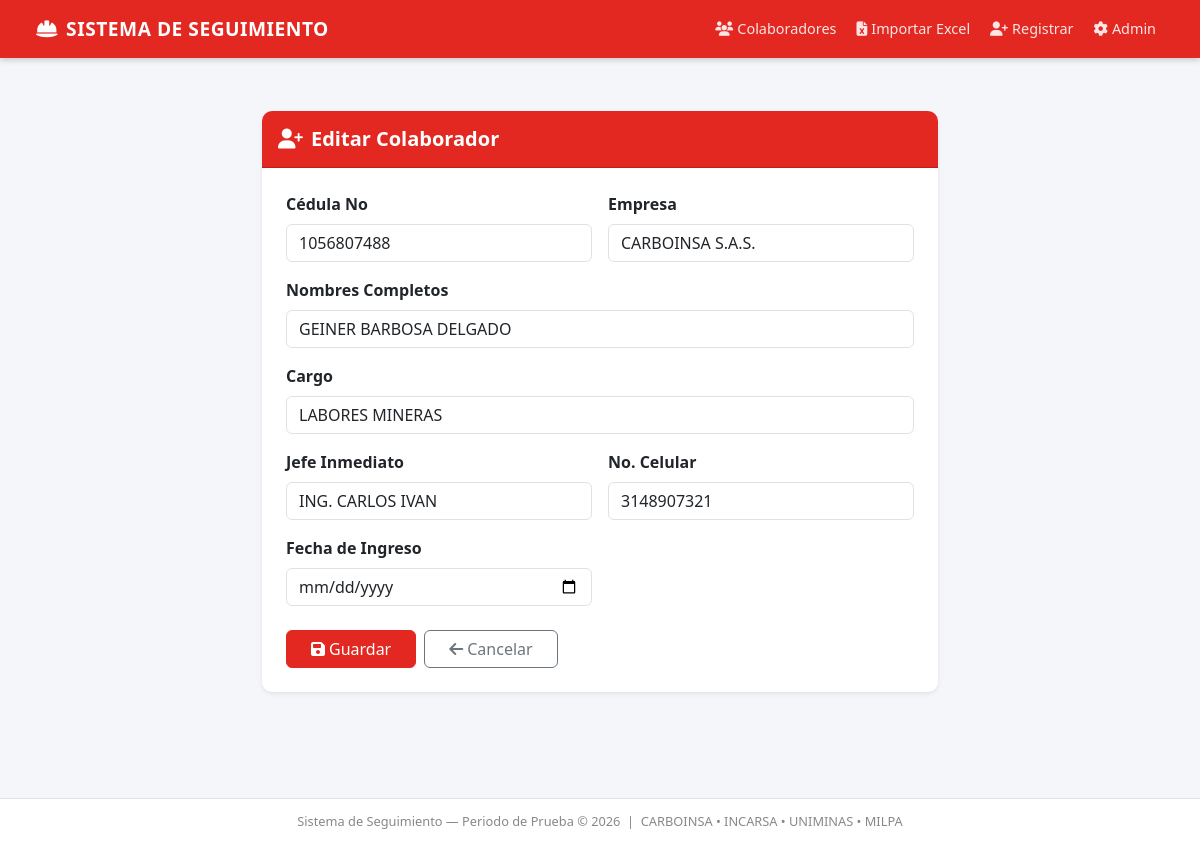
The app's page /periodo-prueba/editar/2/ with its own data.
### _periodo_de_prueba/models.py (models this page shows, shortened)
class Colaborador(models.Model):
    cedula = models.CharField(max_length=20, unique=True, verbose_name='Cédula No')
    nombres = models.CharField(max_length=200, verbose_name='Nombres')
    cargo = models.CharField(max_length=200, verbose_name='Cargo')
    jefe_inmediato = models.CharField(max_length=200, verbose_name='Jefe Inmediato')
    empresa = models.CharField(max_length=20, choices=EMPRESA_CHOICES, verbose_name='Empresa')
    celular = models.CharField(max_length=20, verbose_name='No Celular')
    fecha_ingreso = models.DateField(verbose_name='Fecha de Ingreso')
    alerta_30_enviada = models.BooleanField(default=False, verbose_name='Alerta 30 días enviada')
    alerta_50_enviada = models.BooleanField(default=False, verbose_name='Alerta 50 días enviada')
    evaluacion_30_completada = models.BooleanField(default=False, verbose_name='Evaluación 30 días completada')
    evaluacion_50_completada = models.BooleanField(default=False, verbose_name='Evaluación 50 días completada')
    created_at = models.DateTimeField(auto_now_add=True)
    class Meta:
        verbose_name = 'Colaborador'
        verbose_name_plural = 'Colaboradores'
        ordering = ['fecha_ingreso', 'nombres']

### _periodo_de_prueba/views.py (the view)
# urls.py: path('editar/<int:pk>/', views.editar_colaborador, name='editar'),
def editar_colaborador(request, pk):
    colaborador = get_object_or_404(Colaborador, pk=pk)
    if request.method == 'POST':
        form = ColaboradorForm(request.POST, instance=colaborador)
        if form.is_valid():
            form.save()
            messages.success(request, 'Colaborador actualizado.')
            return redirect('periodo:lista')
    else:
        form = ColaboradorForm(instance=colaborador)
    return render(request, '_periodo_de_prueba/form.html', {'form': form, 'titulo': 'Editar Colaborador'})

### _periodo_de_prueba/forms.py
class ColaboradorForm(forms.ModelForm):
    class Meta:
        model = Colaborador
        fields = [
            'cedula', 'nombres', 'cargo', 'jefe_inmediato',
            'empresa', 'celular', 'fecha_ingreso'
        ]
        widgets = {
            'cedula': forms.TextInput(attrs={'class': 'form-control', 'placeholder': 'Ej: 1055247375'}),
            'nombres': forms.TextInput(attrs={'class': 'form-control', 'placeholder': 'Nombre completo'}),
            'cargo': forms.TextInput(attrs={'class': 'form-control', 'placeholder': 'Cargo'}),
            'jefe_inmediato': forms.TextInput(attrs={'class': 'form-control', 'placeholder': 'Nombre del jefe'}),
            'empresa': forms.Select(attrs={'class': 'form-control'}),
            'celular': forms.TextInput(attrs={'class': 'form-control', 'placeholder': 'No. Celular'}),
            'fecha_ingreso': forms.DateInput(attrs={'class': 'form-control', 'type': 'date'}),
        }

### _periodo_de_prueba/templates/_periodo_de_prueba/form.html (shortened to what this page needs)
{% extends 'base.html' %}
{% block content %}
<div class="container mt-4" style="max-width: 700px;">
  <div class="card shadow-sm border-0">
    <div class="card-header text-white py-3" style="background-color: #E32822;">
      <h5 class="mb-0 fw-bold">
        <i class="fas fa-user-plus me-2"></i>{{ titulo }}
      </h5>
    </div>
    <div class="card-body p-4">
      <form method="POST">
        <div class="row g-3">
          <div class="col-md-6">
            <label class="form-label fw-semibold">Cédula No</label>
            {{ form.cedula }}
          </div>
          <div class="col-md-6">
            <label class="form-label fw-semibold">Empresa</label>
            {{ form.empresa }}
          </div>
          <div class="col-12">
            <label class="form-label fw-semibold">Nombres Completos</label>
            {{ form.nombres }}
          </div>
          <div class="col-12">
            <label class="form-label fw-semibold">Cargo</label>
            {{ form.cargo }}
          </div>
          <div class="col-md-6">
            <label class="form-label fw-semibold">Jefe Inmediato</label>
            {{ form.jefe_inmediato }}
          </div>
          <div class="col-md-6">
            <label class="form-label fw-semibold">No. Celular</label>
            {{ form.celular }}
          </div>
          <div class="col-md-6">
            <label class="form-label fw-semibold">Fecha de Ingreso</label>
            {{ form.fecha_ingreso }}
          </div>
        </div>
        <div class="d-flex gap-2 mt-4">
          <button type="submit" class="btn btn-danger px-4">
            <i class="fas fa-save me-1"></i>Guardar
          </button>
          <a href="{% url 'periodo:lista' %}" class="btn btn-outline-secondary px-4">
            <i class="fas fa-arrow-left me-1"></i>Cancelar
          </a>
        </div>
      </form>
    </div>
  </div>
</div>
{% endblock %}

### _periodo_de_prueba/templates/base.html (style rules this page uses)
:root { --rojo: #E32822; --rojo-oscuro: #b51f1a; }
body { background-color: #f4f6f9; font-family: 'Segoe UI', sans-serif; }
.card { border-radius: 10px; }
.card-header { border-radius: 10px 10px 0 0 !important; }
.btn-danger { background-color: var(--rojo); border-color: var(--rojo); }

### records on screen
Colaborador: cedula "1056807488", empresa "CARBOINSA S.A.S.", nombres "GEINER BARBOSA DELGADO", cargo "LABORES MINERAS", jefe_inmediato "ING. CARLOS IVAN", celular "3148907321"

### other values on screen
{{ titulo }} "Editar Colaborador"
